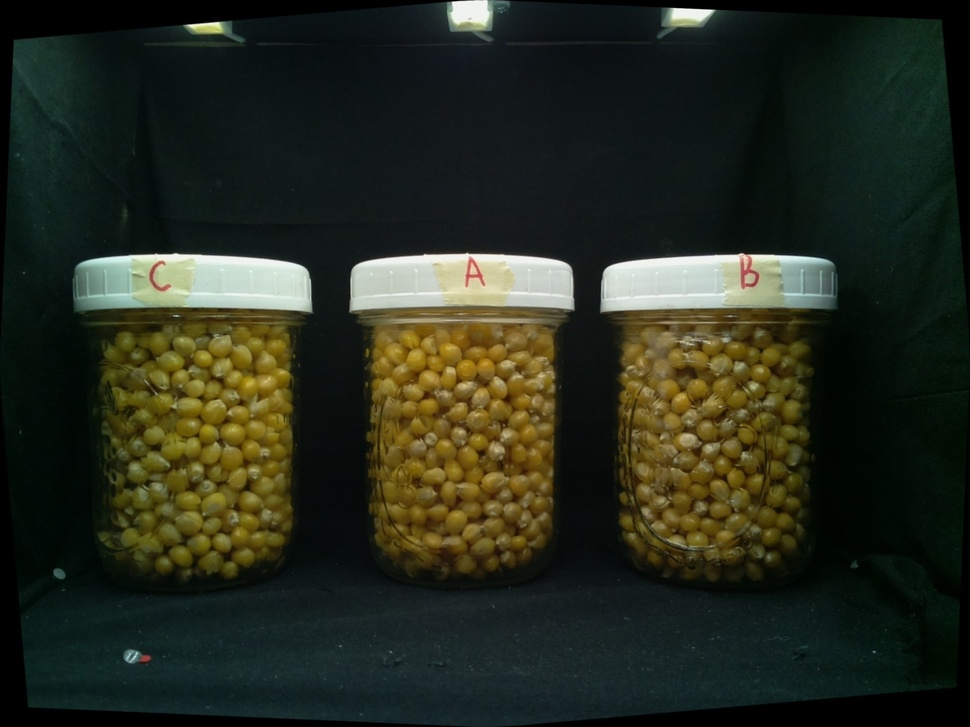
#> input picture captured_image_2023-09-21_16-56-33.jpg, 970 x 727 px, shrunk from 2592 x 1944 before the run, given as the content of the folder captured_images/A, which was not available
$ python csv_calculate_mean_blue_intensity.py
#> lines starting #> are read from the running program, lines starting #| are printed output that depends on the picture; pictures that were not available may be replaced by others from this repository, and a replacement may not be noted
import cv2
import re
import csv
from pathlib import Path

def calculate_mean_blue_intensity(image_path):
    image = cv2.imread(str(image_path))
#> image is the input picture: shape (727, 970, 3); mean B, G, R 30.4, 43.6, 38.9
    blue_channel = image[:, :, 0]  # Extract the blue channel (0 for blue, 1 for green, 2 for red)
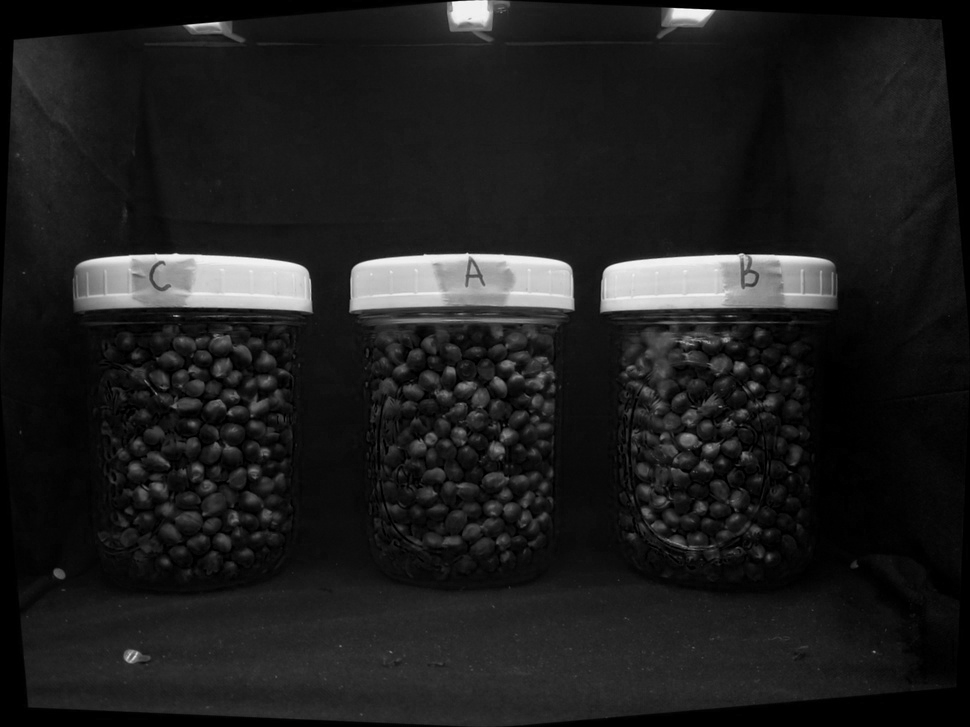
#> blue_channel: shape (727, 970); min 0, max 253, mean 30.4
    mean_blue_intensity = blue_channel.mean()
#> mean_blue_intensity = 30.37
    return mean_blue_intensity

def extract_timestamp(image_filename):
    # Extract the timestamp from the image filename using regular expressions
    # Assuming the timestamp is in the format yyyy-mm-dd_HH-MM-SS (you may need to adjust the pattern)
    match = re.search(r'(\d{4}-\d{2}-\d{2}_\d{2}-\d{2}-\d{2})', image_filename)
    if match:
        timestamp = match.group(1)
        # Split the timestamp into date and time
        date_part, time_part = timestamp.split('_')
        # Format the timestamp as mm/dd/yyyy HH:MM
        formatted_timestamp = f'{date_part.replace("-", "/")} {time_part.replace("-", ":")}'
        return formatted_timestamp
    else:
        return "Unknown"

def main(folder_path, csv_filename):
    folder_path = Path(folder_path)  # Convert the folder path to a pathlib.Path object
    image_files = list(folder_path.glob("*.png")) + list(folder_path.glob("*.jpg")) + list(folder_path.glob("*.jpeg"))

    if not image_files:
        print("No image files found in the folder.")
        return

    mean_blue_intensity_values = []  # Create a list to store mean blue channel intensity values
    timestamps = []  # Create a list to store formatted timestamps

    for image_path in image_files:
        mean_blue_intensity = calculate_mean_blue_intensity(image_path)
#> mean_blue_intensity = 30.37
        mean_blue_intensity_rounded = round(mean_blue_intensity, 3)  # Round to two decimal places
#> mean_blue_intensity_rounded = 30.37
        mean_blue_intensity_values.append(mean_blue_intensity_rounded)  # Append rounded mean blue intensity value

        # Extract and format the timestamp
        timestamp = extract_timestamp(image_path.stem)
        timestamps.append(timestamp)

        print(f"Image: {image_path.name}, Mean Blue Intensity: {mean_blue_intensity_rounded}, Timestamp: {timestamp}")
#| Image: captured_image_2023-09-21_16-56-33.jpg, Mean Blue Intensity: 30.367, Timestamp: 2023/09/21 16:56:33

    # Create a CSV file and write the data to it
    with open(csv_filename, mode='w', newline='') as csv_file:
        writer = csv.writer(csv_file)
        writer.writerow(["Timestamp", "Mean Blue Intensity"])  # Write header row
        for i in range(len(image_files)):
            writer.writerow([timestamps[i], mean_blue_intensity_values[i]])

    print(f"Data written to {csv_filename}")

if __name__ == "__main__":
    folder_path = "captured_images/A"  # Replace with the path to your image folder
    csv_filename = "csv_data/mean_blue_intensity/A_output_data.csv"   # Replace with your desired CSV filename
    main(folder_path, csv_filename)

$ run again, on test4.jpg
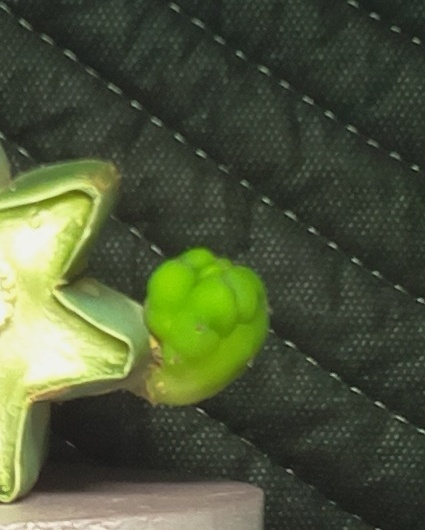
#> input picture test4.jpg, 425 x 530 px, given as the content of the folder captured_images/A, which was not available
#> in calculate_mean_blue_intensity, image is the input picture: shape (530, 425, 3); mean B, G, R 58, 85.9, 76.9
#> in calculate_mean_blue_intensity, `blue_channel = image[:, :, 0]`:
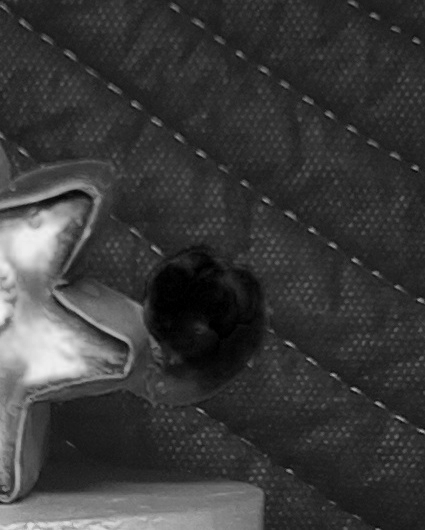
#> blue_channel: shape (530, 425); min 0, max 243, mean 58
#> in calculate_mean_blue_intensity, `mean_blue_intensity = blue_channel.mean()`: mean_blue_intensity = 58.03
#| Image: test4.jpg, Mean Blue Intensity: 58.032, Timestamp: Unknown
